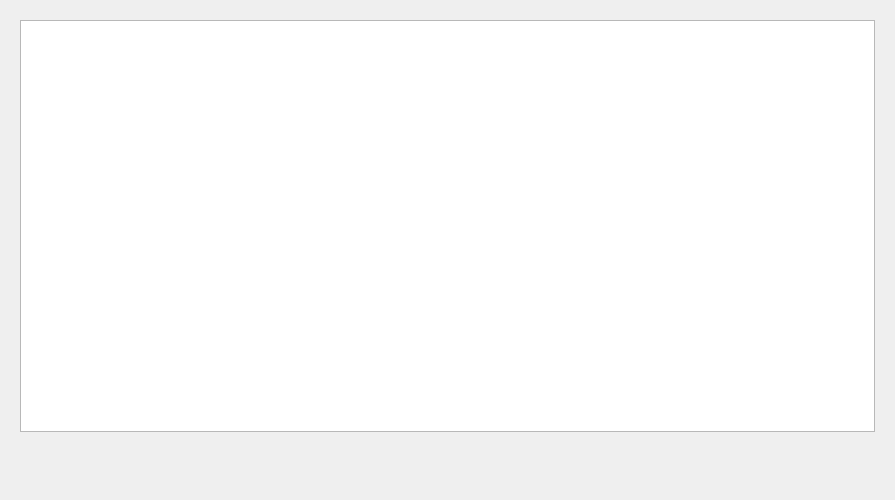
<?xml version="1.0" encoding="UTF-8"?>
<ui version="4.0">
 <class>RecordsPage</class>
 <widget class="QDialog" name="RecordsPage">
  <property name="geometry">
   <rect>
    <x>0</x>
    <y>0</y>
    <width>895</width>
    <height>500</height>
   </rect>
  </property>
  <property name="windowTitle">
   <string>Gapcoin Prime Gap Records</string>
  </property>
  <layout class="QVBoxLayout" name="verticalLayout">
   <item>
    <widget class="QWidget" name="centralWidget">
     <layout class="QGridLayout" name="gridLayout">
      <item row="0" column="0">
       <widget class="QTableView" name="tableView"/>
      </item>
     </layout>
    </widget>
   </item>
   <item>
    <layout class="QHBoxLayout" name="horizontalLayout_Buttons">
     <item>
      <spacer name="horizontalSpacer_1">
       <property name="orientation">
        <enum>Qt::Horizontal</enum>
       </property>
       <property name="sizeHint" stdset="0">
        <size>
         <width>40</width>
         <height>48</height>
        </size>
       </property>
      </spacer>
     </item>
    </layout>
   </item>
  </layout>
 </widget>
 <customwidgets>
 </customwidgets>
 <resources/>
 <connections/>
</ui> 
